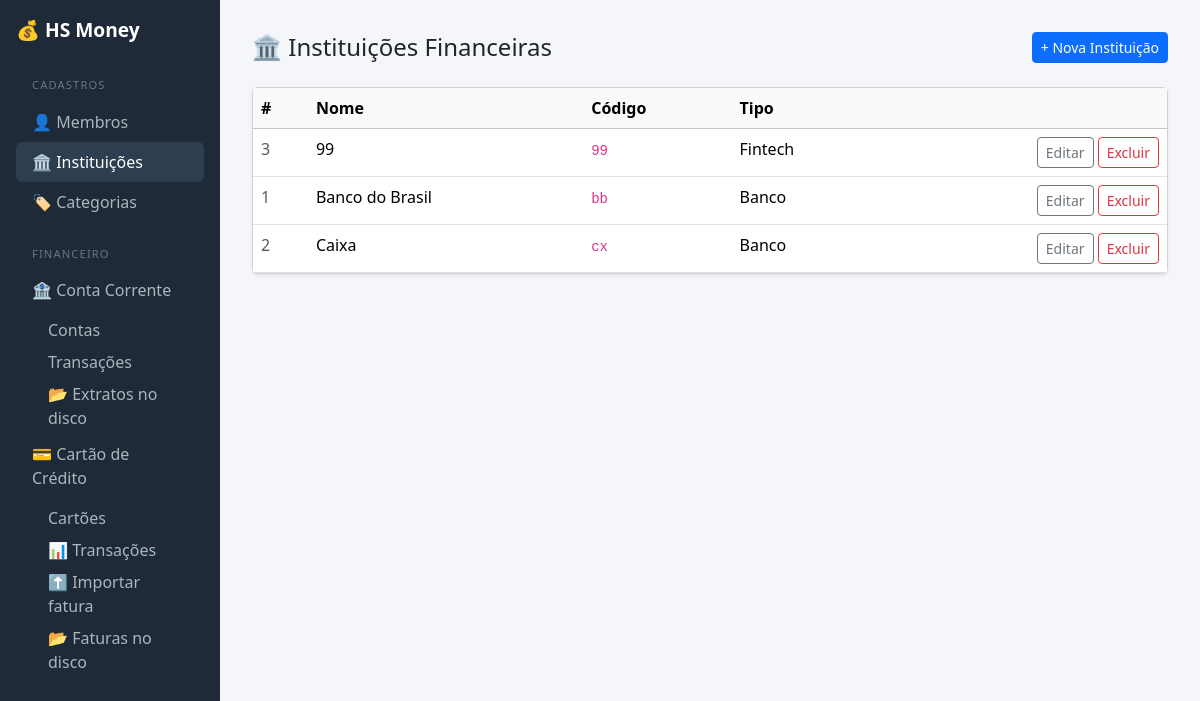
Screenshot of /instituicoes/ with the database file from the repository.
### hs_money/core/models.py (models this page shows, shortened)
class InstituicaoFinanceira(models.Model):
    TIPO_CHOICES = [
        ("banco", "Banco"),
        ("corretora", "Corretora"),
        ("fintech", "Fintech"),
        ("cooperativa", "Cooperativa"),
        ("outro", "Outro"),
    ]
    nome = models.CharField(max_length=100)
    codigo = models.CharField(max_length=20, blank=True, null=True)
    tipo = models.CharField(max_length=20, choices=TIPO_CHOICES, default="banco")

### hs_money/core/views.py (the view)
# urls.py: path('instituicoes/',                views.instituicao_lista,  name='instituicao_lista'),
def instituicao_lista(request):
    instituicoes = InstituicaoFinanceira.objects.order_by('nome')
    return render(request, 'core/instituicoes/lista.html', {'instituicoes': instituicoes})

### hs_money/core/templates/core/instituicoes/lista.html (shortened to what this page needs)
{% extends "core/base.html" %}
{% block content %}
<div class="d-flex justify-content-between align-items-center mb-4">
  <h4 class="mb-0">🏛️ Instituições Financeiras</h4>
  <a href="{% url 'core:instituicao_criar' %}" class="btn btn-primary btn-sm">+ Nova Instituição</a>
</div>
{% if instituicoes %}
<div class="card shadow-sm">
  <table class="table table-hover mb-0">
    <thead class="table-light">
      <tr>
        <th>#</th>
        <th>Nome</th>
        <th>Código</th>
        <th>Tipo</th>
        <th></th>
      </tr>
    </thead>
    <tbody>
      {% for inst in instituicoes %}
      <tr>
        <td class="text-muted">{{ inst.pk }}</td>
        <td>{{ inst.nome }}</td>
        <td><code>{{ inst.codigo|default:"—" }}</code></td>
        <td>{{ inst.get_tipo_display }}</td>
        <td class="text-end">
          <a href="{% url 'core:instituicao_editar' inst.pk %}" class="btn btn-outline-secondary btn-sm">Editar</a>
          <a href="{% url 'core:instituicao_excluir' inst.pk %}" class="btn btn-outline-danger btn-sm">Excluir</a>
        </td>
      </tr>
      {% endfor %}
    </tbody>
  </table>
</div>
{% else %}
<div class="text-center text-muted py-5">
  <p>Nenhuma instituição cadastrada ainda.</p>
  <a href="{% url 'core:instituicao_criar' %}" class="btn btn-primary">Criar primeira instituição</a>
</div>
{% endif %}
{% endblock %}

### hs_money/core/templates/core/base.html (style rules this page uses)
body { background: #f5f6fa; }

### rows the page displays
InstituicaoFinanceira: pk "3", nome "99", codigo "99", tipo "Fintech"
InstituicaoFinanceira: pk "1", nome "Banco do Brasil", codigo "bb", tipo "Banco"
InstituicaoFinanceira: pk "2", nome "Caixa", codigo "cx", tipo "Banco"
